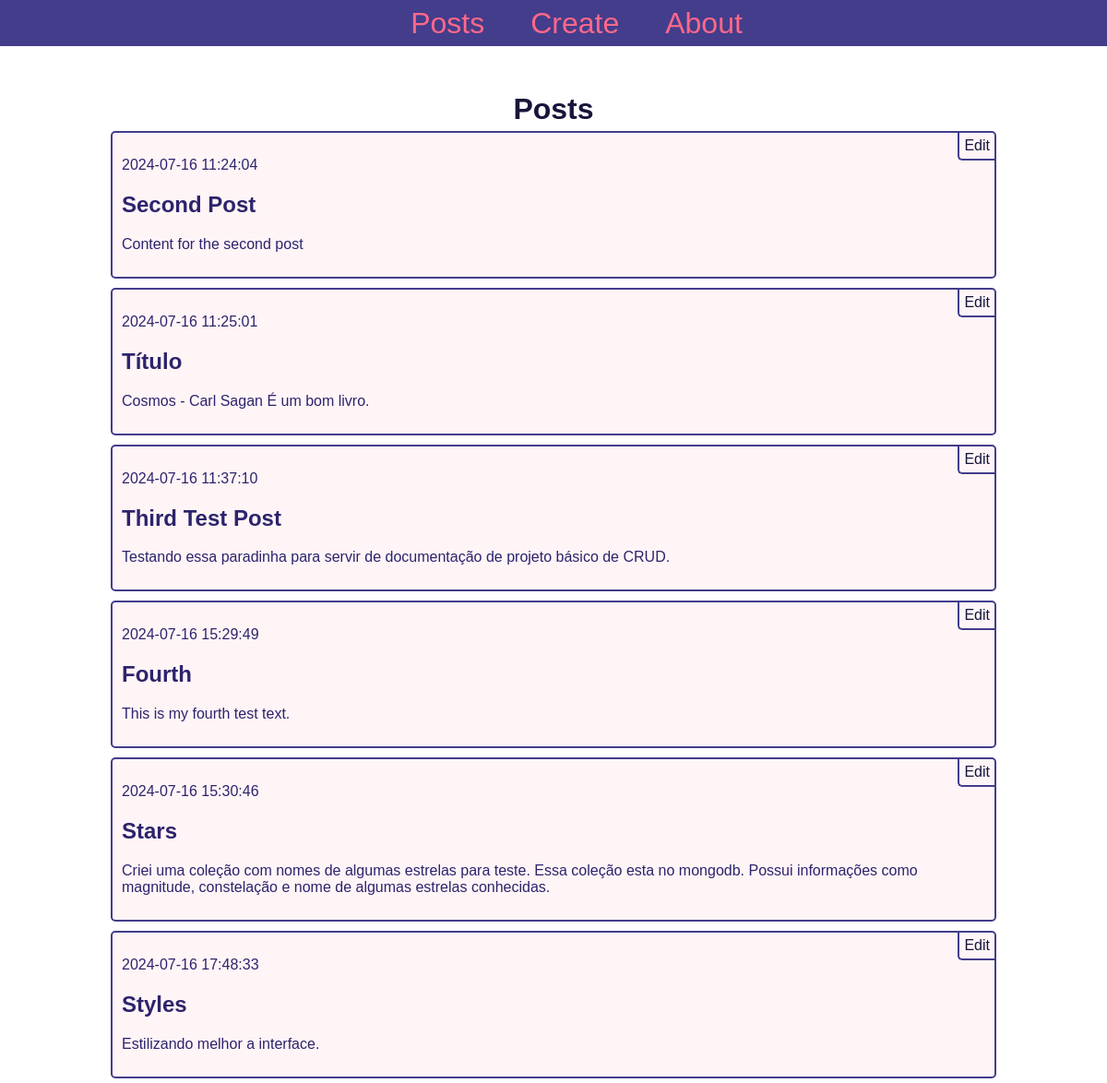
Before: / with the older database file.
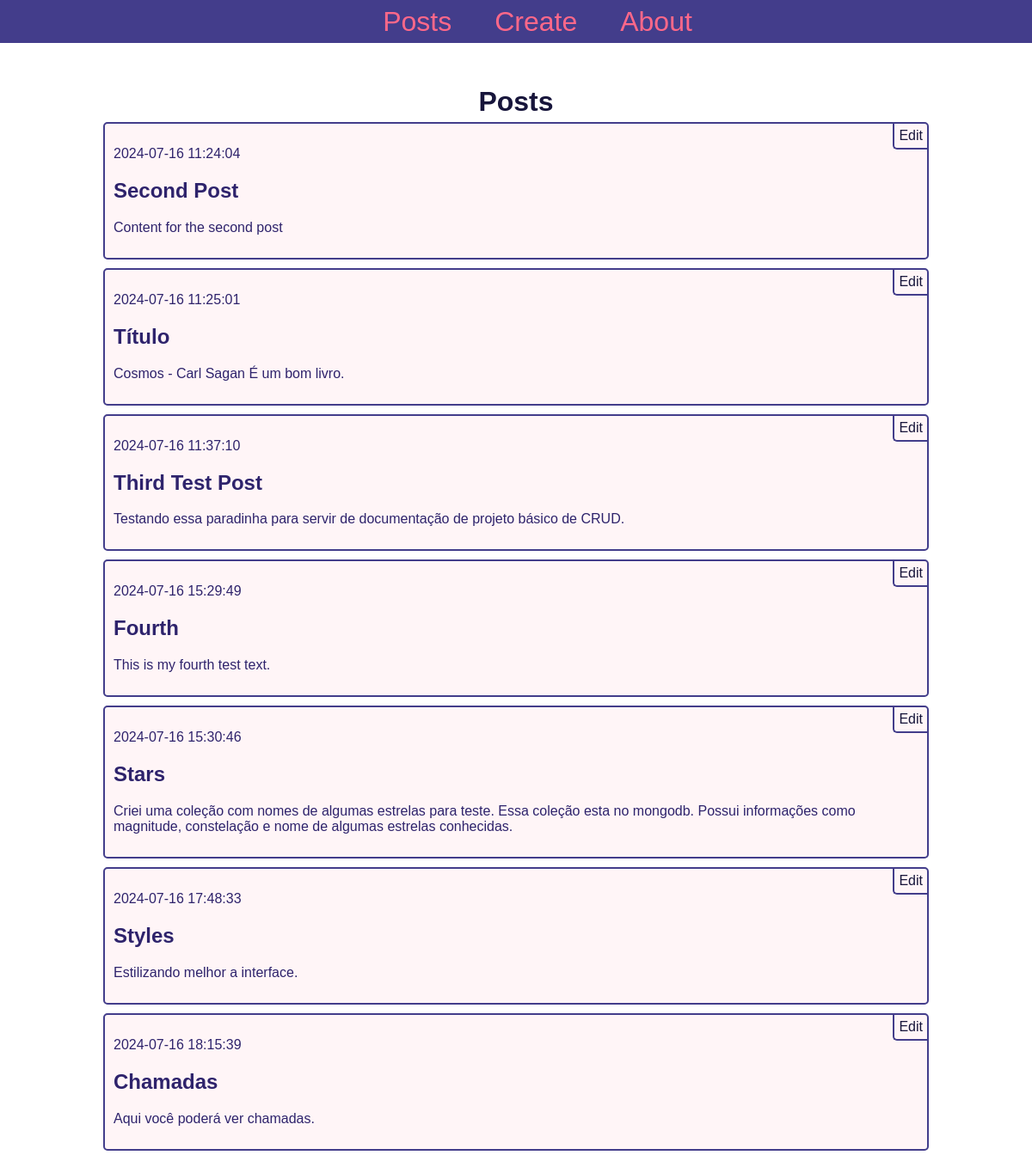
After: the same page with the newer database file.
### tables this page shows
CREATE TABLE posts (
    id INTEGER PRIMARY KEY AUTOINCREMENT,
    created TIMESTAMP NOT NULL DEFAULT CURRENT_TIMESTAMP,
    title TEXT NOT NULL,
    content TEXT NOT NULL
);

### app.py (the view)
@app.route('/')
def index():
    conn = get_db_connection()
    posts = conn.execute('SELECT * FROM posts').fetchall()
    conn.close()
    return render_template('index.html', posts=posts)

### app.py (called while the page is built)
def get_db_connection():
    conn = sqlite3.connect('./database/database.db')
    conn.row_factory = sqlite3.Row
    return conn

### templates/index.html
{% extends 'base.html' %}
{% block content %}
    <h1>{% block title %} Posts {% endblock %}</h1>
    {% for post in posts %}
        <div class='post'>
            <p>{{ post['created'] }}</p>
            <h2>{{ post['title'] }}</h2>
            <p>{{ post['content'] }}</p>
            <a class="edit-button" href="{{ url_for('edit', id=post['id']) }}">Edit</a>
        </div>
    {% endfor %}
{% endblock %}

### templates/base.html (shortened to what this page needs)
<!DOCTYPE html>
<html lang="en">
<head>
    <link rel="stylesheet" href="{{ url_for('static', filename='styles.css') }}">
    <link rel="stylesheet" href="{{ url_for('static', filename='scroll-bars-styles.css') }}">
</head>
<body>
    <nav>
        <a href="{{ url_for('index') }}">Posts</a>
        <a href="{{ url_for('create') }}">Create</a>
        <a href="{{ url_for('about') }}">About</a>
    </nav>
    <div class="content">
        {% block content %} {% endblock %}
    </div>
</body>
</html>

### static/styles.css (style rules this page uses)
* { font-family: sans-serif; box-sizing: border-box; }
body { width: 100%; height: 100vh; margin: 0; display: flex; flex-direction: column; align-items: center; justify-content: flex-start; gap: 0; }
nav { background-color: #433D8B; display: flex; align-items: center; justify-content: center; padding: 10px; width: 100%; height: 50px; }
nav a { color: #ff6889; font-size: 2em; margin-left: 50px; text-decoration: none; transition: all 0.3s; }
.content { width: 80%; display: flex; align-items: center; justify-content: center; flex-direction: column; margin-top: 50px; }
.content h1 { color: #17153B; margin: 0; }
.post { color: #2E236C; width: 100%; padding: 10px; margin: 5px; background-color: #fff5f7; border-radius: 5px; border: 2px solid #433D8B; transition: all 0.15s; position: relative; }
.edit-button { padding: 5px; color: #17153B; text-decoration: none; display: inline-block; background-color: transparent; border-left: 2px solid #433D8B; border-bottom: 2px solid #433D8B; border-radius: 0 0 0 5px; position: absolute; top: 0; right: 0; transition: all 0.3s ease; }

### static/scroll-bars-styles.css (style rules this page uses)
* { scrollbar-width: thin; scrollbar-color: #800080 #f1f1f1; }

Changed rows visible on the page:
added posts: created "2024-07-16 18:15:39", title "Chamadas", content "Aqui você poderá ver chamadas."
